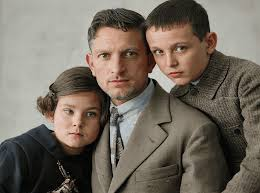
#> input picture Image_Enhancement/Enhancement.jpg, 260 x 193 px
$ jupyter execute Image_Enhancement_Demo_OLD.ipynb   (shell and % lines are left out)
#> lines starting #> are read from the running program, lines starting #| are printed output that depends on the picture
[cell 1]
import cv2
import numpy as np
import matplotlib.pyplot as plt

[cell 2]
from google.colab import files
uploaded = files.upload()
#> the answer given: Enhancement.jpg

[cell 3]
image_path = list(uploaded.keys())[0]

img = cv2.imread(image_path)
#> img is the input picture: shape (193, 260, 3); mean B, G, R 96.1, 107, 116
img = cv2.cvtColor(img, cv2.COLOR_BGR2RGB)

plt.figure(figsize=(6,6))
plt.imshow(img)
plt.title("Original Image")
plt.axis("off")

[cell 4]
denoised = cv2.fastNlMeansDenoisingColored(
    cv2.cvtColor(img, cv2.COLOR_RGB2BGR),
    None, 10, 10, 7, 21
)
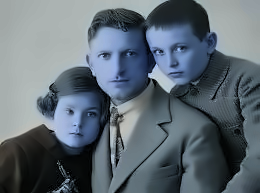
#> denoised: shape (193, 260, 3); mean R, G, B 95, 106.6, 115.9

denoised = cv2.cvtColor(denoised, cv2.COLOR_BGR2RGB)

plt.figure(figsize=(6,6))
plt.imshow(denoised)
plt.title("Denoised Image")
plt.axis("off")

[cell 5]
lab = cv2.cvtColor(denoised, cv2.COLOR_RGB2LAB)
#> lab: shape (193, 260, 3); mean of channels 0, 1, 2 113.4, 129.7, 135.9
l, a, b = cv2.split(lab)
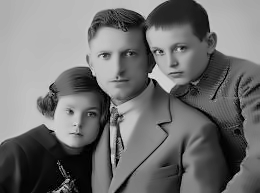
#> l: shape (193, 260); min 0, max 225, mean 113.4
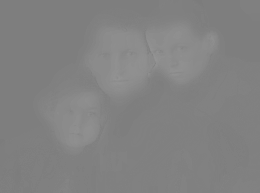
#> a: shape (193, 260); min 124, max 148, mean 129.7

clahe = cv2.createCLAHE(clipLimit=2.0, tileGridSize=(8,8))
cl = clahe.apply(l)
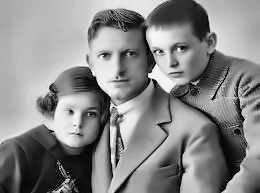
#> cl: shape (193, 260); min 1, max 255, mean 135.7

enhanced_lab = cv2.merge((cl, a, b))
#> enhanced_lab: shape (193, 260, 3); mean of channels 0, 1, 2 135.7, 129.7, 135.9
enhanced = cv2.cvtColor(enhanced_lab, cv2.COLOR_LAB2RGB)
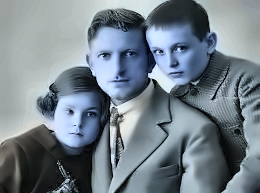
#> enhanced: shape (193, 260, 3); mean B, G, R 138.3, 128.8, 116.7

plt.figure(figsize=(6,6))
plt.imshow(enhanced)
plt.title("Contrast Enhanced (CLAHE)")
plt.axis("off")

[cell 6]
kernel = np.array([[0,-1,0],
                   [-1,5,-1],
                   [0,-1,0]])

sharpened = cv2.filter2D(enhanced, -1, kernel)
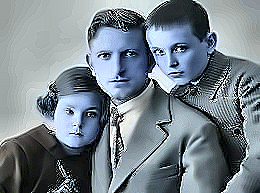
#> sharpened: shape (193, 260, 3); mean B, G, R 139.7, 131.1, 119.5

plt.figure(figsize=(6,6))
plt.imshow(sharpened)
plt.title("Sharpened Image")
plt.axis("off")

[cell 7]
plt.figure(figsize=(15,5))

plt.subplot(1,3,1)
plt.imshow(img)
plt.title("Original")
plt.axis("off")

plt.subplot(1,3,2)
plt.imshow(enhanced)
plt.title("Enhanced")
plt.axis("off")

plt.subplot(1,3,3)
plt.imshow(sharpened)
plt.title("Final Output")
plt.axis("off")
#> figure, not shown here; B, G, R data is drawn as R, G, B
